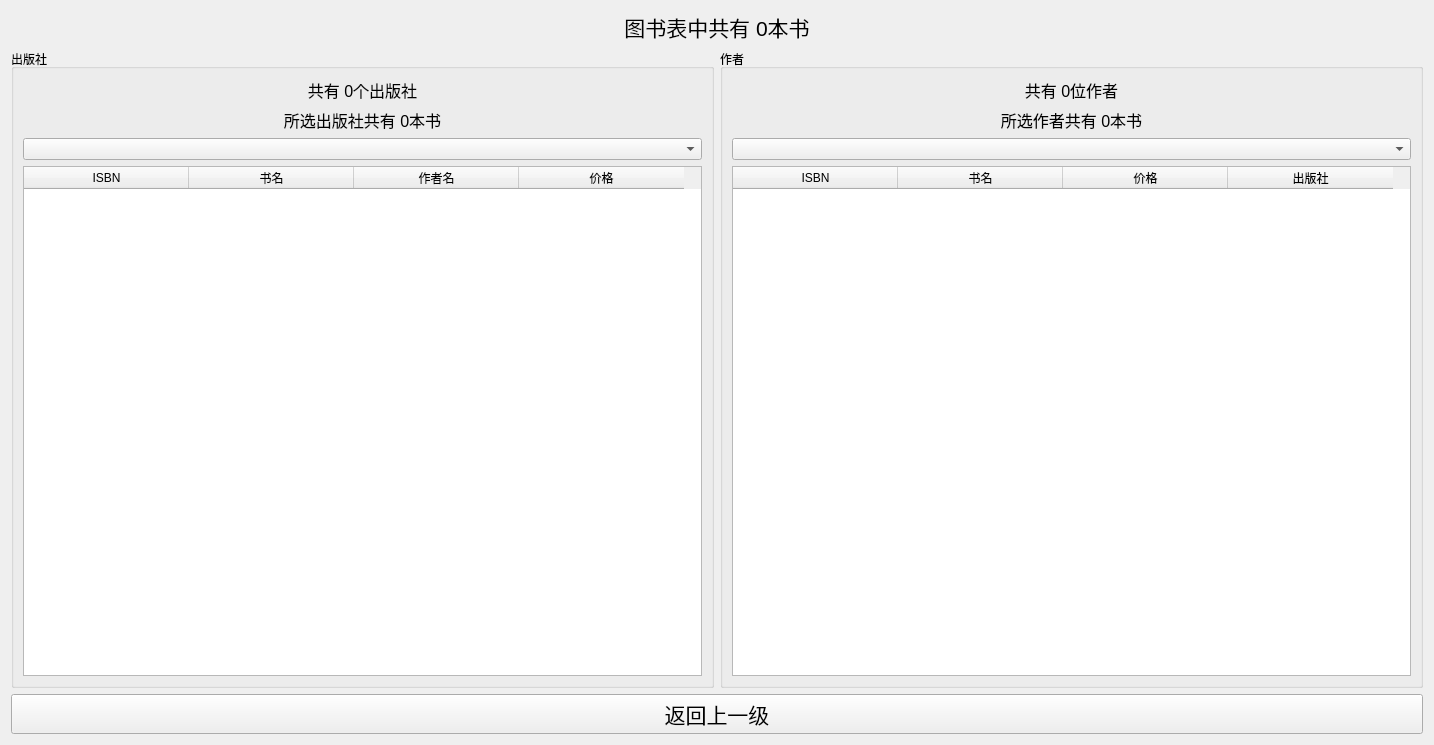
<?xml version="1.0" encoding="UTF-8"?>
<ui version="4.0">
 <class>book_analysis_window</class>
 <widget class="QWidget" name="book_analysis_window">
  <property name="geometry">
   <rect>
    <x>0</x>
    <y>0</y>
    <width>1434</width>
    <height>745</height>
   </rect>
  </property>
  <property name="windowTitle">
   <string>图书管理系统 - 图书信息统计</string>
  </property>
  <property name="windowIcon">
   <iconset resource="../../../resource.qrc">
    <normaloff>:/lib/lib/icon.png</normaloff>:/lib/lib/icon.png</iconset>
  </property>
  <layout class="QGridLayout" name="gridLayout">
   <item row="0" column="0">
    <widget class="QLabel" name="bookCountLabel">
     <property name="font">
      <font>
       <pointsize>16</pointsize>
      </font>
     </property>
     <property name="text">
      <string>图书表中共有 0本书</string>
     </property>
     <property name="alignment">
      <set>Qt::AlignCenter</set>
     </property>
    </widget>
   </item>
   <item row="1" column="0">
    <layout class="QHBoxLayout" name="horizontalLayout">
     <item>
      <widget class="QGroupBox" name="pressGroupBox">
       <property name="title">
        <string>出版社</string>
       </property>
       <layout class="QVBoxLayout" name="verticalLayout">
        <item>
         <widget class="QLabel" name="pressCountLabel">
          <property name="font">
           <font>
            <pointsize>12</pointsize>
           </font>
          </property>
          <property name="text">
           <string>共有 0个出版社</string>
          </property>
          <property name="alignment">
           <set>Qt::AlignCenter</set>
          </property>
         </widget>
        </item>
        <item>
         <widget class="QLabel" name="selectedPressCountLabel">
          <property name="font">
           <font>
            <pointsize>12</pointsize>
           </font>
          </property>
          <property name="text">
           <string>所选出版社共有 0本书</string>
          </property>
          <property name="alignment">
           <set>Qt::AlignCenter</set>
          </property>
         </widget>
        </item>
        <item>
         <widget class="QComboBox" name="pressComboBox">
          <property name="currentText">
           <string/>
          </property>
         </widget>
        </item>
        <item>
         <widget class="QTableWidget" name="pressBookTable">
          <attribute name="horizontalHeaderDefaultSectionSize">
           <number>165</number>
          </attribute>
          <column>
           <property name="text">
            <string>ISBN</string>
           </property>
          </column>
          <column>
           <property name="text">
            <string>书名</string>
           </property>
          </column>
          <column>
           <property name="text">
            <string>作者名</string>
           </property>
          </column>
          <column>
           <property name="text">
            <string>价格</string>
           </property>
          </column>
         </widget>
        </item>
       </layout>
      </widget>
     </item>
     <item>
      <widget class="QGroupBox" name="authorGroupBox">
       <property name="title">
        <string>作者</string>
       </property>
       <layout class="QVBoxLayout" name="verticalLayout_2">
        <item>
         <widget class="QLabel" name="authorCountLabel">
          <property name="font">
           <font>
            <pointsize>12</pointsize>
           </font>
          </property>
          <property name="text">
           <string>共有 0位作者</string>
          </property>
          <property name="alignment">
           <set>Qt::AlignCenter</set>
          </property>
         </widget>
        </item>
        <item>
         <widget class="QLabel" name="selectedAuthorCountLabel">
          <property name="font">
           <font>
            <pointsize>12</pointsize>
           </font>
          </property>
          <property name="text">
           <string>所选作者共有 0本书</string>
          </property>
          <property name="alignment">
           <set>Qt::AlignCenter</set>
          </property>
         </widget>
        </item>
        <item>
         <widget class="QComboBox" name="authorComboBox"/>
        </item>
        <item>
         <widget class="QTableWidget" name="authorBookTable">
          <attribute name="horizontalHeaderDefaultSectionSize">
           <number>165</number>
          </attribute>
          <column>
           <property name="text">
            <string>ISBN</string>
           </property>
          </column>
          <column>
           <property name="text">
            <string>书名</string>
           </property>
          </column>
          <column>
           <property name="text">
            <string>价格</string>
           </property>
          </column>
          <column>
           <property name="text">
            <string>出版社</string>
           </property>
          </column>
         </widget>
        </item>
       </layout>
      </widget>
     </item>
    </layout>
   </item>
   <item row="2" column="0">
    <widget class="QPushButton" name="exitButton">
     <property name="font">
      <font>
       <pointsize>16</pointsize>
      </font>
     </property>
     <property name="text">
      <string>返回上一级</string>
     </property>
    </widget>
   </item>
  </layout>
 </widget>
 <resources>
  <include location="../../../resource.qrc"/>
 </resources>
 <connections/>
</ui>
